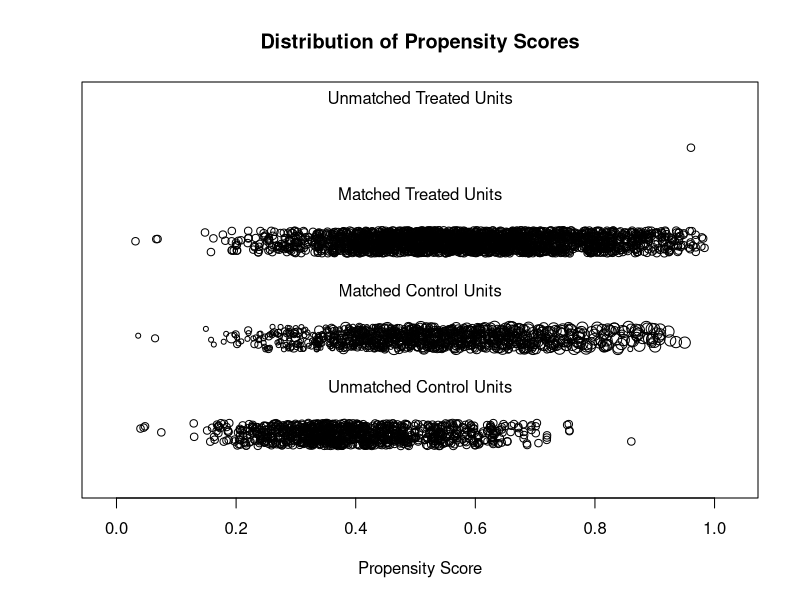
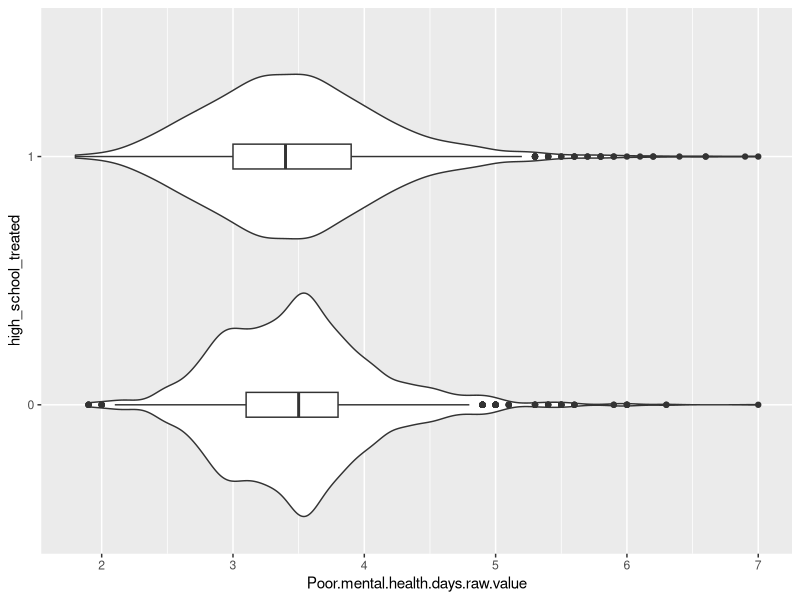
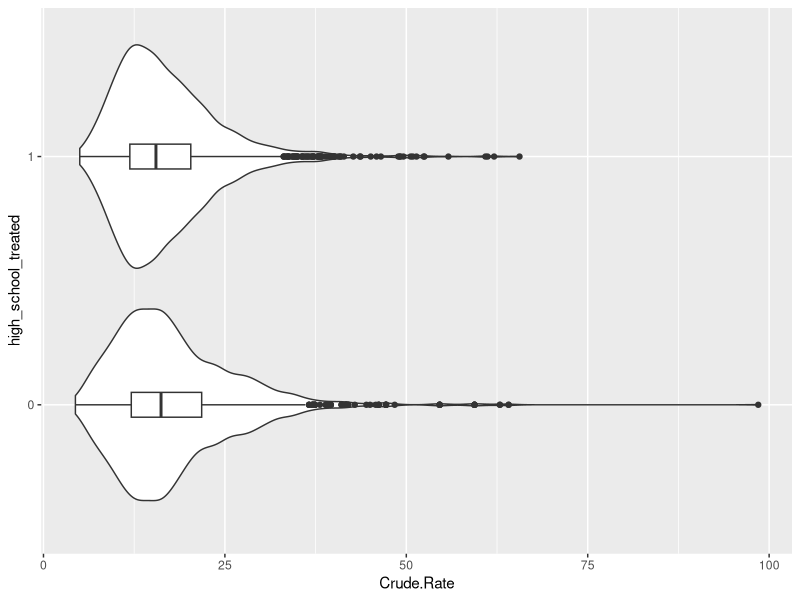

Source code (R) for these figures, in order:
library("MatchIt")

# for plotting
library("ggplot2")

# for analysis
library("lmtest")
library("sandwich")

matching <- read.csv(file = 'df_matching.csv')

# nearest neighbor
m.out1 <- matchit(high_school_treated ~ Some.college.raw.value + Unemployment.raw.value + 
                   Median.household.income.raw.value + Ratio.of.population.to.mental.health.providers +
                   RUCC + Average.Temperature + Average.Precipitation,
                 data = matching, method = "nearest", distance = "glm", replace = TRUE,
                 reuse.max = 5, caliper = 0.2)
summary(m.out1)
plot(m.out1, type = "jitter", interactive = FALSE)

# See https://kosukeimai.github.io/MatchIt/articles/estimating-effects.html

# Poor mental health days
gm <- get_matches(m.out1)
table(table(gm$id[gm$high_school_treated == 0]))

fitgm <- lm(Poor.mental.health.days.raw.value ~ high_school_treated + Some.college.raw.value + Unemployment.raw.value + Median.household.income.raw.value + Ratio.of.population.to.mental.health.providers + RUCC + Average.Temperature + Average.Precipitation,
            data = gm,
            weights = weights)

coeftest(fitgm, vcov. = vcovCL, cluster = ~subclass + id)["high_school_treated",,drop = FALSE]
gm$high_school_treated <- as.factor(gm$high_school_treated)
ggplot(data = gm, mapping = aes(y = high_school_treated, x = Poor.mental.health.days.raw.value)) +
  geom_violin() +
  geom_boxplot(width=0.1)

# Suicide rate
gm2 <- get_matches(m.out1)
table(table(gm2$id[gm2$high_school_treated == 0]))

fitgm2 <- lm(Crude.Rate ~ high_school_treated + Some.college.raw.value + Unemployment.raw.value + Median.household.income.raw.value + Ratio.of.population.to.mental.health.providers + RUCC + Average.Temperature + Average.Precipitation,
             data = gm2, 
             weights = weights)

coeftest(fitgm2, vcov. = vcovCL, cluster = ~subclass + id)["high_school_treated",,drop = FALSE]
gm2$high_school_treated <- as.factor(gm2$high_school_treated)
ggplot(data = gm2, mapping = aes(y = high_school_treated, x = Crude.Rate)) +
  geom_violin() +
  geom_boxplot(width=0.1)
